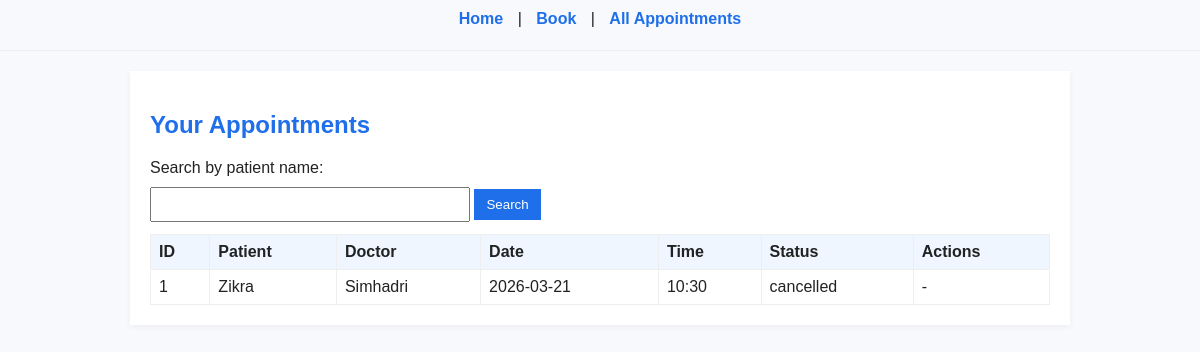
/patient_dashboard, run on an earlier commit of the app's database.
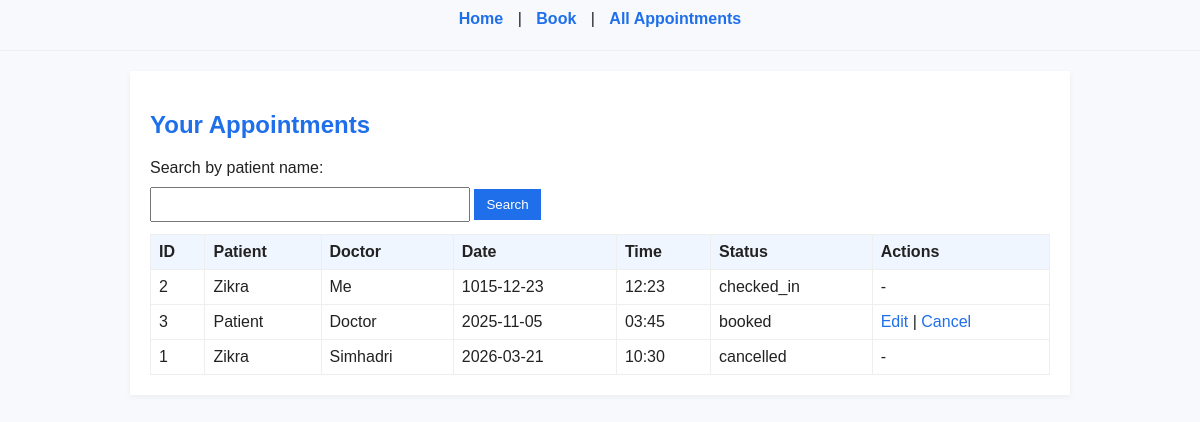
And on a later commit of the database.
### tables this page shows
CREATE TABLE appointments (
        id INTEGER PRIMARY KEY AUTOINCREMENT,
        patient_name TEXT NOT NULL,
        doctor_name TEXT NOT NULL,
        date TEXT NOT NULL,
        time TEXT NOT NULL,
        status TEXT NOT NULL DEFAULT 'booked'
    );

### app.py (the view)
@app.route('/patient_dashboard', methods=['GET'])
def patient_dashboard():
    q = request.args.get('q', '').strip()
    conn = get_db_connection()
    if q:
        rows = conn.execute("SELECT * FROM appointments WHERE patient_name LIKE ? ORDER BY date, time", ('%'+q+'%',)).fetchall()
    else:
        rows = conn.execute("SELECT * FROM appointments ORDER BY date, time").fetchall()
    conn.close()
    return render_template('patient_dashboard.html', appointments=rows)

### app.py (called while the page is built)
def get_db_connection():
    conn = sqlite3.connect(DB)
    conn.row_factory = sqlite3.Row
    return conn

### templates/patient_dashboard.html (shortened to what this page needs)
<!doctype html>
<html>
<head>
  <link rel="stylesheet" href="{{ url_for('static', filename='css/style.css') }}">
</head>
<body>
  <nav class="topnav">
    <a href="{{ url_for('home') }}">Home</a> |
    <a href="{{ url_for('booking') }}">Book</a> |
    <a href="{{ url_for('appointments') }}">All Appointments</a>
  </nav>
  <hr/>
  <div class="container">
    <h2>Your Appointments</h2>
    <form method="GET" action="{{ url_for('patient_dashboard') }}">
      <label>Search by patient name:</label>
      <input name="q" value="{{ request.args.get('q','') }}">
      <button type="submit">Search</button>
    </form>
    {% if appointments %}
      <table>
        <thead><tr><th>ID</th><th>Patient</th><th>Doctor</th><th>Date</th><th>Time</th><th>Status</th><th>Actions</th></tr></thead>
        <tbody>
        {% for a in appointments %}
          <tr>
            <td>{{ a['id'] }}</td>
            <td>{{ a['patient_name'] }}</td>
            <td>{{ a['doctor_name'] }}</td>
            <td>{{ a['date'] }}</td>
            <td>{{ a['time'] }}</td>
            <td>{{ a['status'] }}</td>
            <td>
              {% if a['status'] not in ['cancelled','checked_in'] %}
                <a href="{{ url_for('edit_appointment', appointment_id=a['id']) }}">Edit</a> |
                <a href="{{ url_for('cancel', appointment_id=a['id']) }}">Cancel</a>
              {% else %}
                -
              {% endif %}
            </td>
          </tr>
        {% endfor %}
        </tbody>
      </table>
    {% else %}
      <p>No appointments found.</p>
    {% endif %}
  </div>
</body>
</html>

What changed in the data, as far as the page shows it:
added appointments: id "2", patient_name "Zikra", doctor_name "Me", date "1015-12-23", time "12:23", status "checked_in"
added appointments: id "3", patient_name "Patient", doctor_name "Doctor", date "2025-11-05", time "03:45", status "booked"
